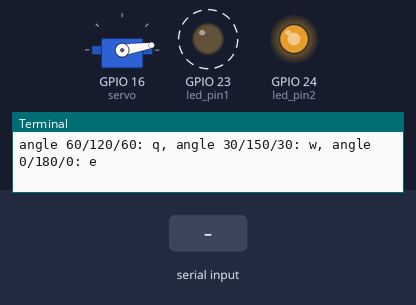
This program was run on a simulated Raspberry Pi (BCM pin numbers). On the bench: servo, output pins drawn as LEDs (lit = HIGH), the last lines printed to the terminal. Dashed ring = blinking. The test bench sets the inputs (shaded band). Servo angles are drawn from the pulse width (0.5 ms = 0°, 2.5 ms = 180°); threads take turns every 2 ms.

Above: at 1.2 s.
1.3 s: "q" typed at the terminal, then Enter
At 1.65 s:
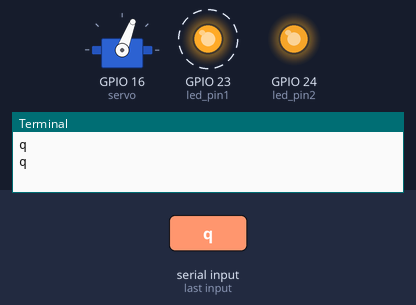
4.3 s: "w" typed at the terminal, then Enter
At 4.66 s:
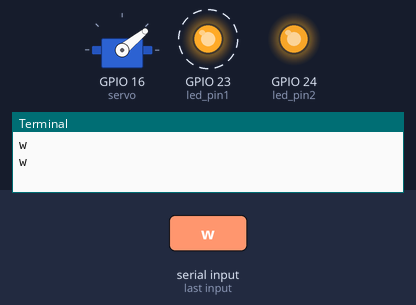
7.3 s: "e" typed at the terminal, then Enter
At 7.97 s:
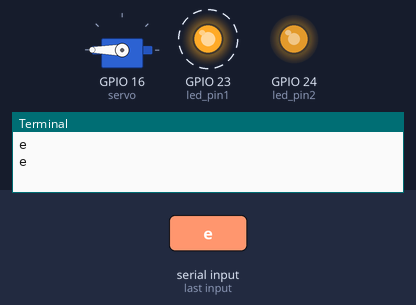
10.3 s: "q" typed at the terminal, then Enter
At 10.97 s:
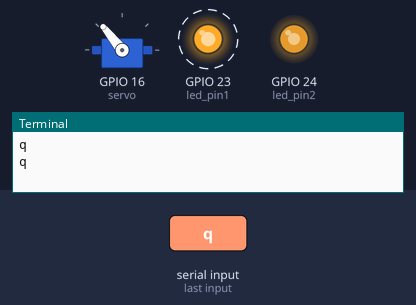
13.3 s: "w" typed at the terminal, then Enter
At 13.97 s:
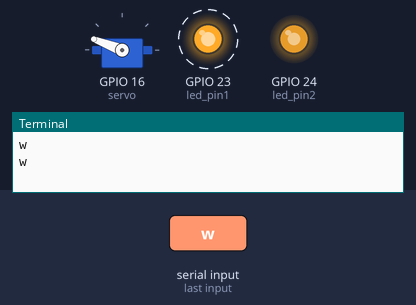
16.3 s: "e" typed at the terminal, then Enter
Timing chart, 0 to 30.2 s (numbered marks = the images above; inputs shaded):
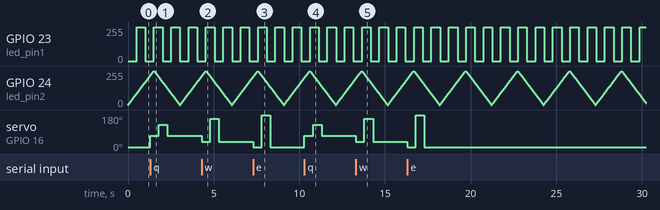

The program:

think_th2.py
```python
import RPi.GPIO as GPIO
import threading
import time

led_pin1 = 23
led_pin2 = 24
servo = 16

GPIO.setwarnings(False)
GPIO.setmode(GPIO.BCM)
GPIO.setup(led_pin1, GPIO.OUT)
GPIO.setup(led_pin2, GPIO.OUT)
GPIO.setup(servo, GPIO.OUT)

GPIO.output(led_pin1, False)
GPIO.output(led_pin2, False)

flag_exit = False
pwm1 = GPIO.PWM(led_pin1, 1000.0)
pwm1.start(0.0)
pwm2 = GPIO.PWM(led_pin2, 1000.0)
pwm2.start(0.0)
pwm_servo = GPIO.PWM(servo, 50.0)
pwm_servo.start(3.0)

def t1_sub_led():
    while True:
        for t_high in range(0, 101):
            pwm2.ChangeDutyCycle(t_high)
            time.sleep(0.015)
        for t_high in range(100, -1, -1):
            pwm2.ChangeDutyCycle(t_high)
            time.sleep(0.015)
        if flag_exit: break

def t2_sub_servo():
    while True:
        userInput = input("angle 60/120/60: q, angle 30/150/30: w, angle 0/180/0: e \n")
        print(userInput)

        if userInput == "q":
            pwm_servo.ChangeDutyCycle(3+10*60/180) # 60 DEG
            time.sleep(0.5)
            pwm_servo.ChangeDutyCycle(3+10*120/180)
            time.sleep(0.5)
            pwm_servo.ChangeDutyCycle(3+10*60/180)
        elif userInput == "w":
            pwm_servo.ChangeDutyCycle(3+10*30/180) # 60 DEG
            time.sleep(0.5)
            pwm_servo.ChangeDutyCycle(3+10*150/180)
            time.sleep(0.5)
            pwm_servo.ChangeDutyCycle(3+10*30/180)
        elif userInput == "e":
            pwm_servo.ChangeDutyCycle(3+10*0/180) # 60 DEG
            time.sleep(0.5)
            pwm_servo.ChangeDutyCycle(3+10*180/180)
            time.sleep(0.5)
            pwm_servo.ChangeDutyCycle(3+10*0/180)

        time.sleep(1.0)
        pwm_servo.ChangeDutyCycle(0.0)
        if flag_exit: break

t1 = threading.Thread(target=t1_sub_led)
t1.start()
t2 = threading.Thread(target=t2_sub_servo)
t2.start()

try:
    while True:
        for t_high in range(0, 101):
            pwm1.ChangeDutyCycle(t_high)
            time.sleep(0.005)
        for t_high in range(100, -1, -1):
            pwm1.ChangeDutyCycle(t_high)
            time.sleep(0.005)
        if flag_exit: break
except KeyboardInterrupt:
    pass

flag_exit = True
t1.join()
t2.join()
GPIO.cleanup()
```

Measured:
- after the input at 1.3 s, servo on GPIO 16 (servo): 9° → 69° at once, → 129° 0.50 s later, → 69° 0.50 s later
- after the input at 4.3 s, servo on GPIO 16 (servo): 69° → 39° at once, → 159° 0.50 s later, → 39° 0.50 s later
- after the input at 7.3 s, servo on GPIO 16 (servo): 39° → 9° at once, → 180° 0.50 s later, → 9° 0.50 s later
- after the input at 10.3 s, servo on GPIO 16 (servo): 9° → 69° at once, → 129° 0.50 s later, → 69° 0.50 s later
- after the input at 13.3 s, servo on GPIO 16 (servo): 69° → 39° at once, → 159° 0.50 s later, → 39° 0.50 s later
- by itself, GPIO 23 (led_pin1): alternates 255/255 for 0.51 s and 0/255 for 0.51 s
